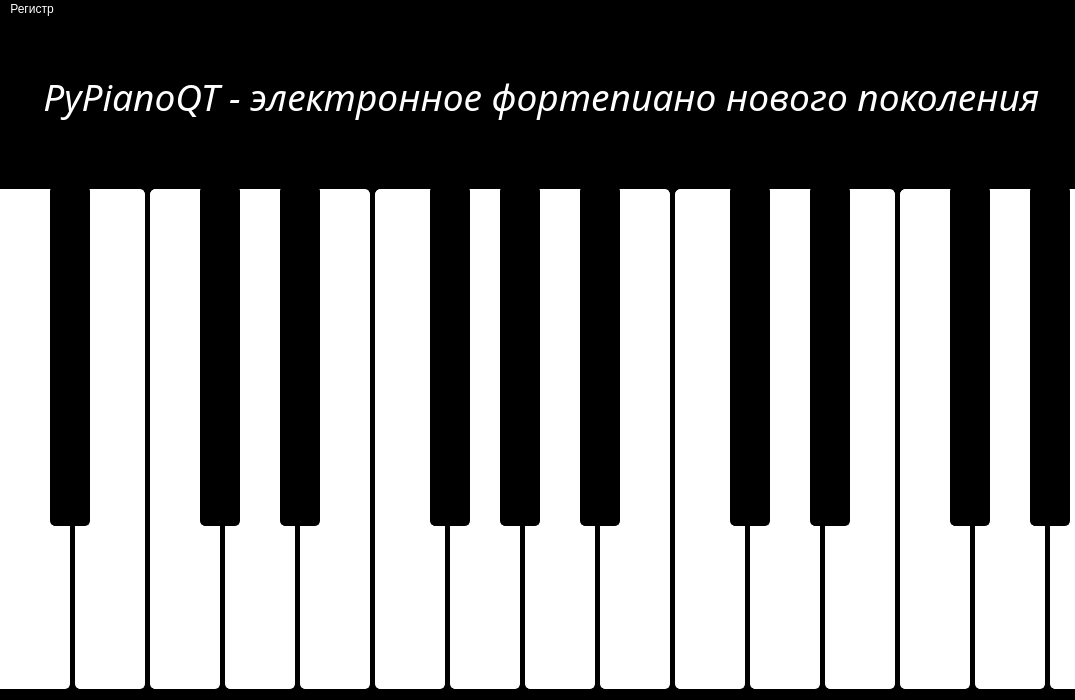
<?xml version="1.0" encoding="UTF-8"?>
<ui version="4.0">
 <class>MainWindow</class>
 <widget class="QMainWindow" name="MainWindow">
  <property name="geometry">
   <rect>
    <x>0</x>
    <y>0</y>
    <width>1075</width>
    <height>700</height>
   </rect>
  </property>
  <property name="maximumSize">
   <size>
    <width>1075</width>
    <height>700</height>
   </size>
  </property>
  <property name="windowTitle">
   <string>PyPianoQT</string>
  </property>
  <property name="styleSheet">
   <string notr="true"/>
  </property>
  <widget class="QWidget" name="centralwidget">
   <property name="styleSheet">
    <string notr="true">background-color: black</string>
   </property>
   <widget class="QPushButton" name="a">
    <property name="geometry">
     <rect>
      <x>-11</x>
      <y>170</y>
      <width>81</width>
      <height>500</height>
     </rect>
    </property>
    <property name="sizePolicy">
     <sizepolicy hsizetype="Minimum" vsizetype="Fixed">
      <horstretch>0</horstretch>
      <verstretch>0</verstretch>
     </sizepolicy>
    </property>
    <property name="minimumSize">
     <size>
      <width>0</width>
      <height>0</height>
     </size>
    </property>
    <property name="sizeIncrement">
     <size>
      <width>0</width>
      <height>0</height>
     </size>
    </property>
    <property name="baseSize">
     <size>
      <width>0</width>
      <height>0</height>
     </size>
    </property>
    <property name="font">
     <font>
      <family>Cramaten</family>
      <pointsize>26</pointsize>
      <weight>50</weight>
      <italic>false</italic>
      <bold>false</bold>
      <underline>false</underline>
      <strikeout>false</strikeout>
      <kerning>true</kerning>
     </font>
    </property>
    <property name="layoutDirection">
     <enum>Qt::LeftToRight</enum>
    </property>
    <property name="styleSheet">
     <string notr="true">QPushButton {
	background-color: white;
	font: 26pt &quot;Cramaten&quot;;
	font: 26pt &quot;Cramaten&quot;;
	border: 1px solid white;
	border-radius: 5;
	color: black;
}

QPushButton:pressed {
	background-color: grey;
	border: 1px solid grey;
	border-radius: 5
}
</string>
    </property>
    <property name="text">
     <string/>
    </property>
    <property name="iconSize">
     <size>
      <width>16</width>
      <height>16</height>
     </size>
    </property>
    <attribute name="buttonGroup">
     <string notr="true">buttonGroup_keys</string>
    </attribute>
   </widget>
   <widget class="QPushButton" name="b">
    <property name="geometry">
     <rect>
      <x>50</x>
      <y>167</y>
      <width>40</width>
      <height>340</height>
     </rect>
    </property>
    <property name="font">
     <font>
      <family>Cramaten</family>
      <pointsize>26</pointsize>
      <weight>50</weight>
      <italic>false</italic>
      <bold>false</bold>
     </font>
    </property>
    <property name="layoutDirection">
     <enum>Qt::LeftToRight</enum>
    </property>
    <property name="styleSheet">
     <string notr="true">QPushButton {
	background-color: black;
	font: 16pt &quot;Cramaten&quot;;
	font: 20pt &quot;Cramaten&quot;;
	font: 20pt &quot;Cramaten&quot;;
	font: 26pt &quot;Cramaten&quot;;
	border: 1px solid black;
	border-radius: 5;
	color: white;
}

QPushButton:pressed {
	background-color: grey;
	border: 1px solid grey;
	border-radius: 5
}

</string>
    </property>
    <property name="text">
     <string/>
    </property>
    <attribute name="buttonGroup">
     <string notr="true">buttonGroup_keys</string>
    </attribute>
   </widget>
   <widget class="QPushButton" name="c">
    <property name="geometry">
     <rect>
      <x>75</x>
      <y>170</y>
      <width>70</width>
      <height>500</height>
     </rect>
    </property>
    <property name="layoutDirection">
     <enum>Qt::LeftToRight</enum>
    </property>
    <property name="styleSheet">
     <string notr="true">QPushButton {
	background-color: white;
	font: 26pt &quot;Cramaten&quot;;
	font: 26pt &quot;Cramaten&quot;;
	border: 1px solid white;
	border-radius: 5;
	color: black;
}

QPushButton:pressed {
	background-color: grey;
	border: 1px solid grey;
	border-radius: 5
}
</string>
    </property>
    <property name="text">
     <string/>
    </property>
    <attribute name="buttonGroup">
     <string notr="true">buttonGroup_keys</string>
    </attribute>
   </widget>
   <widget class="QPushButton" name="d">
    <property name="geometry">
     <rect>
      <x>150</x>
      <y>170</y>
      <width>70</width>
      <height>500</height>
     </rect>
    </property>
    <property name="layoutDirection">
     <enum>Qt::LeftToRight</enum>
    </property>
    <property name="styleSheet">
     <string notr="true">QPushButton {
	background-color: white;
	font: 26pt &quot;Cramaten&quot;;
	font: 26pt &quot;Cramaten&quot;;
	border: 1px solid white;
	border-radius: 5;
	color: black;
}

QPushButton:pressed {
	background-color: grey;
	border: 1px solid grey;
	border-radius: 5
}
</string>
    </property>
    <property name="text">
     <string/>
    </property>
    <attribute name="buttonGroup">
     <string notr="true">buttonGroup_keys</string>
    </attribute>
   </widget>
   <widget class="QPushButton" name="e">
    <property name="geometry">
     <rect>
      <x>200</x>
      <y>167</y>
      <width>40</width>
      <height>340</height>
     </rect>
    </property>
    <property name="font">
     <font>
      <family>Cramaten</family>
      <pointsize>26</pointsize>
      <weight>50</weight>
      <italic>false</italic>
      <bold>false</bold>
     </font>
    </property>
    <property name="layoutDirection">
     <enum>Qt::LeftToRight</enum>
    </property>
    <property name="styleSheet">
     <string notr="true">QPushButton {
	background-color: black;
	font: 16pt &quot;Cramaten&quot;;
	font: 20pt &quot;Cramaten&quot;;
	font: 20pt &quot;Cramaten&quot;;
	font: 26pt &quot;Cramaten&quot;;
	border: 1px solid black;
	border-radius: 5;
	color: white;
}

QPushButton:pressed {
	background-color: grey;
	border: 1px solid grey;
	border-radius: 5
}

</string>
    </property>
    <property name="text">
     <string/>
    </property>
    <attribute name="buttonGroup">
     <string notr="true">buttonGroup_keys</string>
    </attribute>
   </widget>
   <widget class="QPushButton" name="f">
    <property name="geometry">
     <rect>
      <x>225</x>
      <y>170</y>
      <width>70</width>
      <height>500</height>
     </rect>
    </property>
    <property name="layoutDirection">
     <enum>Qt::LeftToRight</enum>
    </property>
    <property name="styleSheet">
     <string notr="true">QPushButton {
	background-color: white;
	font: 26pt &quot;Cramaten&quot;;
	font: 26pt &quot;Cramaten&quot;;
	border: 1px solid white;
	border-radius: 5;
	color: black;
}

QPushButton:pressed {
	background-color: grey;
	border: 1px solid grey;
	border-radius: 5
}
</string>
    </property>
    <property name="text">
     <string/>
    </property>
    <attribute name="buttonGroup">
     <string notr="true">buttonGroup_keys</string>
    </attribute>
   </widget>
   <widget class="QPushButton" name="g">
    <property name="geometry">
     <rect>
      <x>280</x>
      <y>167</y>
      <width>40</width>
      <height>340</height>
     </rect>
    </property>
    <property name="font">
     <font>
      <family>Cramaten</family>
      <pointsize>26</pointsize>
      <weight>50</weight>
      <italic>false</italic>
      <bold>false</bold>
     </font>
    </property>
    <property name="layoutDirection">
     <enum>Qt::LeftToRight</enum>
    </property>
    <property name="styleSheet">
     <string notr="true">QPushButton {
	background-color: black;
	font: 16pt &quot;Cramaten&quot;;
	font: 20pt &quot;Cramaten&quot;;
	font: 20pt &quot;Cramaten&quot;;
	font: 26pt &quot;Cramaten&quot;;
	border: 1px solid black;
	border-radius: 5;
	color: white;
}

QPushButton:pressed {
	background-color: grey;
	border: 1px solid grey;
	border-radius: 5
}

</string>
    </property>
    <property name="text">
     <string/>
    </property>
    <attribute name="buttonGroup">
     <string notr="true">buttonGroup_keys</string>
    </attribute>
   </widget>
   <widget class="QPushButton" name="h">
    <property name="geometry">
     <rect>
      <x>300</x>
      <y>170</y>
      <width>70</width>
      <height>500</height>
     </rect>
    </property>
    <property name="layoutDirection">
     <enum>Qt::LeftToRight</enum>
    </property>
    <property name="styleSheet">
     <string notr="true">QPushButton {
	background-color: white;
	font: 26pt &quot;Cramaten&quot;;
	font: 26pt &quot;Cramaten&quot;;
	border: 1px solid white;
	border-radius: 5;
	color: black;
}

QPushButton:pressed {
	background-color: grey;
	border: 1px solid grey;
	border-radius: 5
}
</string>
    </property>
    <property name="text">
     <string/>
    </property>
    <attribute name="buttonGroup">
     <string notr="true">buttonGroup_keys</string>
    </attribute>
   </widget>
   <widget class="QPushButton" name="i">
    <property name="geometry">
     <rect>
      <x>375</x>
      <y>170</y>
      <width>70</width>
      <height>500</height>
     </rect>
    </property>
    <property name="layoutDirection">
     <enum>Qt::LeftToRight</enum>
    </property>
    <property name="styleSheet">
     <string notr="true">QPushButton {
	background-color: white;
	font: 26pt &quot;Cramaten&quot;;
	font: 26pt &quot;Cramaten&quot;;
	border: 1px solid white;
	border-radius: 5;
	color: black;
}

QPushButton:pressed {
	background-color: grey;
	border: 1px solid grey;
	border-radius: 5
}
</string>
    </property>
    <property name="text">
     <string/>
    </property>
    <attribute name="buttonGroup">
     <string notr="true">buttonGroup_keys</string>
    </attribute>
   </widget>
   <widget class="QPushButton" name="j">
    <property name="geometry">
     <rect>
      <x>430</x>
      <y>167</y>
      <width>40</width>
      <height>340</height>
     </rect>
    </property>
    <property name="font">
     <font>
      <family>Cramaten</family>
      <pointsize>26</pointsize>
      <weight>50</weight>
      <italic>false</italic>
      <bold>false</bold>
     </font>
    </property>
    <property name="layoutDirection">
     <enum>Qt::LeftToRight</enum>
    </property>
    <property name="styleSheet">
     <string notr="true">QPushButton {
	background-color: black;
	font: 16pt &quot;Cramaten&quot;;
	font: 20pt &quot;Cramaten&quot;;
	font: 20pt &quot;Cramaten&quot;;
	font: 26pt &quot;Cramaten&quot;;
	border: 1px solid black;
	border-radius: 5;
	color: white;
}

QPushButton:pressed {
	background-color: grey;
	border: 1px solid grey;
	border-radius: 5
}

</string>
    </property>
    <property name="text">
     <string/>
    </property>
    <attribute name="buttonGroup">
     <string notr="true">buttonGroup_keys</string>
    </attribute>
   </widget>
   <widget class="QPushButton" name="k">
    <property name="geometry">
     <rect>
      <x>450</x>
      <y>170</y>
      <width>70</width>
      <height>500</height>
     </rect>
    </property>
    <property name="layoutDirection">
     <enum>Qt::LeftToRight</enum>
    </property>
    <property name="styleSheet">
     <string notr="true">QPushButton {
	background-color: white;
	font: 26pt &quot;Cramaten&quot;;
	font: 26pt &quot;Cramaten&quot;;
	border: 1px solid white;
	border-radius: 5;
	color: black;
}

QPushButton:pressed {
	background-color: grey;
	border: 1px solid grey;
	border-radius: 5
}
</string>
    </property>
    <property name="text">
     <string/>
    </property>
    <attribute name="buttonGroup">
     <string notr="true">buttonGroup_keys</string>
    </attribute>
   </widget>
   <widget class="QPushButton" name="l">
    <property name="geometry">
     <rect>
      <x>500</x>
      <y>167</y>
      <width>40</width>
      <height>340</height>
     </rect>
    </property>
    <property name="font">
     <font>
      <family>Cramaten</family>
      <pointsize>26</pointsize>
      <weight>50</weight>
      <italic>false</italic>
      <bold>false</bold>
     </font>
    </property>
    <property name="layoutDirection">
     <enum>Qt::LeftToRight</enum>
    </property>
    <property name="styleSheet">
     <string notr="true">QPushButton {
	background-color: black;
	font: 16pt &quot;Cramaten&quot;;
	font: 20pt &quot;Cramaten&quot;;
	font: 20pt &quot;Cramaten&quot;;
	font: 26pt &quot;Cramaten&quot;;
	border: 1px solid black;
	border-radius: 5;
	color: white;
}

QPushButton:pressed {
	background-color: grey;
	border: 1px solid grey;
	border-radius: 5
}

</string>
    </property>
    <property name="text">
     <string/>
    </property>
    <attribute name="buttonGroup">
     <string notr="true">buttonGroup_keys</string>
    </attribute>
   </widget>
   <widget class="QPushButton" name="m">
    <property name="geometry">
     <rect>
      <x>525</x>
      <y>170</y>
      <width>70</width>
      <height>500</height>
     </rect>
    </property>
    <property name="layoutDirection">
     <enum>Qt::LeftToRight</enum>
    </property>
    <property name="styleSheet">
     <string notr="true">QPushButton {
	background-color: white;
	font: 26pt &quot;Cramaten&quot;;
	font: 26pt &quot;Cramaten&quot;;
	border: 1px solid white;
	border-radius: 5;
	color: black;
}

QPushButton:pressed {
	background-color: grey;
	border: 1px solid grey;
	border-radius: 5
}
</string>
    </property>
    <property name="text">
     <string/>
    </property>
    <attribute name="buttonGroup">
     <string notr="true">buttonGroup_keys</string>
    </attribute>
   </widget>
   <widget class="QPushButton" name="n">
    <property name="geometry">
     <rect>
      <x>580</x>
      <y>167</y>
      <width>40</width>
      <height>340</height>
     </rect>
    </property>
    <property name="font">
     <font>
      <family>Cramaten</family>
      <pointsize>26</pointsize>
      <weight>50</weight>
      <italic>false</italic>
      <bold>false</bold>
     </font>
    </property>
    <property name="layoutDirection">
     <enum>Qt::LeftToRight</enum>
    </property>
    <property name="styleSheet">
     <string notr="true">QPushButton {
	background-color: black;
	font: 16pt &quot;Cramaten&quot;;
	font: 20pt &quot;Cramaten&quot;;
	font: 20pt &quot;Cramaten&quot;;
	font: 26pt &quot;Cramaten&quot;;
	border: 1px solid black;
	border-radius: 5;
	color: white;
}

QPushButton:pressed {
	background-color: grey;
	border: 1px solid grey;
	border-radius: 5
}

</string>
    </property>
    <property name="text">
     <string/>
    </property>
    <attribute name="buttonGroup">
     <string notr="true">buttonGroup_keys</string>
    </attribute>
   </widget>
   <widget class="QPushButton" name="o">
    <property name="geometry">
     <rect>
      <x>600</x>
      <y>170</y>
      <width>70</width>
      <height>500</height>
     </rect>
    </property>
    <property name="layoutDirection">
     <enum>Qt::LeftToRight</enum>
    </property>
    <property name="styleSheet">
     <string notr="true">QPushButton {
	background-color: white;
	font: 26pt &quot;Cramaten&quot;;
	font: 26pt &quot;Cramaten&quot;;
	border: 1px solid white;
	border-radius: 5;
	color: black;
}

QPushButton:pressed {
	background-color: grey;
	border: 1px solid grey;
	border-radius: 5
}
</string>
    </property>
    <property name="text">
     <string/>
    </property>
    <attribute name="buttonGroup">
     <string notr="true">buttonGroup_keys</string>
    </attribute>
   </widget>
   <widget class="QPushButton" name="p">
    <property name="geometry">
     <rect>
      <x>675</x>
      <y>170</y>
      <width>70</width>
      <height>500</height>
     </rect>
    </property>
    <property name="layoutDirection">
     <enum>Qt::LeftToRight</enum>
    </property>
    <property name="styleSheet">
     <string notr="true">QPushButton {
	background-color: white;
	font: 26pt &quot;Cramaten&quot;;
	font: 26pt &quot;Cramaten&quot;;
	border: 1px solid white;
	border-radius: 5;
	color: black;
}

QPushButton:pressed {
	background-color: grey;
	border: 1px solid grey;
	border-radius: 5
}
</string>
    </property>
    <property name="text">
     <string/>
    </property>
    <attribute name="buttonGroup">
     <string notr="true">buttonGroup_keys</string>
    </attribute>
   </widget>
   <widget class="QPushButton" name="q">
    <property name="geometry">
     <rect>
      <x>730</x>
      <y>167</y>
      <width>40</width>
      <height>340</height>
     </rect>
    </property>
    <property name="font">
     <font>
      <family>Cramaten</family>
      <pointsize>26</pointsize>
      <weight>50</weight>
      <italic>false</italic>
      <bold>false</bold>
     </font>
    </property>
    <property name="layoutDirection">
     <enum>Qt::LeftToRight</enum>
    </property>
    <property name="styleSheet">
     <string notr="true">QPushButton {
	background-color: black;
	font: 16pt &quot;Cramaten&quot;;
	font: 20pt &quot;Cramaten&quot;;
	font: 20pt &quot;Cramaten&quot;;
	font: 26pt &quot;Cramaten&quot;;
	border: 1px solid black;
	border-radius: 5;
	color: white;
}

QPushButton:pressed {
	background-color: grey;
	border: 1px solid grey;
	border-radius: 5
}

</string>
    </property>
    <property name="text">
     <string/>
    </property>
    <attribute name="buttonGroup">
     <string notr="true">buttonGroup_keys</string>
    </attribute>
   </widget>
   <widget class="QPushButton" name="r">
    <property name="geometry">
     <rect>
      <x>750</x>
      <y>170</y>
      <width>70</width>
      <height>500</height>
     </rect>
    </property>
    <property name="layoutDirection">
     <enum>Qt::LeftToRight</enum>
    </property>
    <property name="styleSheet">
     <string notr="true">QPushButton {
	background-color: white;
	font: 26pt &quot;Cramaten&quot;;
	font: 26pt &quot;Cramaten&quot;;
	border: 1px solid white;
	border-radius: 5;
	color: black;
}

QPushButton:pressed {
	background-color: grey;
	border: 1px solid grey;
	border-radius: 5
}
</string>
    </property>
    <property name="text">
     <string/>
    </property>
    <attribute name="buttonGroup">
     <string notr="true">buttonGroup_keys</string>
    </attribute>
   </widget>
   <widget class="QPushButton" name="s">
    <property name="geometry">
     <rect>
      <x>810</x>
      <y>167</y>
      <width>40</width>
      <height>340</height>
     </rect>
    </property>
    <property name="font">
     <font>
      <family>Cramaten</family>
      <pointsize>26</pointsize>
      <weight>50</weight>
      <italic>false</italic>
      <bold>false</bold>
     </font>
    </property>
    <property name="layoutDirection">
     <enum>Qt::LeftToRight</enum>
    </property>
    <property name="styleSheet">
     <string notr="true">QPushButton {
	background-color: black;
	font: 16pt &quot;Cramaten&quot;;
	font: 20pt &quot;Cramaten&quot;;
	font: 20pt &quot;Cramaten&quot;;
	font: 26pt &quot;Cramaten&quot;;
	border: 1px solid black;
	border-radius: 5;
	color: white;
}

QPushButton:pressed {
	background-color: grey;
	border: 1px solid grey;
	border-radius: 5
}

</string>
    </property>
    <property name="text">
     <string/>
    </property>
    <attribute name="buttonGroup">
     <string notr="true">buttonGroup_keys</string>
    </attribute>
   </widget>
   <widget class="QPushButton" name="t">
    <property name="geometry">
     <rect>
      <x>825</x>
      <y>170</y>
      <width>70</width>
      <height>500</height>
     </rect>
    </property>
    <property name="layoutDirection">
     <enum>Qt::LeftToRight</enum>
    </property>
    <property name="styleSheet">
     <string notr="true">QPushButton {
	background-color: white;
	font: 26pt &quot;Cramaten&quot;;
	font: 26pt &quot;Cramaten&quot;;
	border: 1px solid white;
	border-radius: 5;
	color: black;
}

QPushButton:pressed {
	background-color: grey;
	border: 1px solid grey;
	border-radius: 5
}
</string>
    </property>
    <property name="text">
     <string/>
    </property>
    <attribute name="buttonGroup">
     <string notr="true">buttonGroup_keys</string>
    </attribute>
   </widget>
   <widget class="QPushButton" name="u">
    <property name="geometry">
     <rect>
      <x>900</x>
      <y>170</y>
      <width>70</width>
      <height>500</height>
     </rect>
    </property>
    <property name="layoutDirection">
     <enum>Qt::LeftToRight</enum>
    </property>
    <property name="styleSheet">
     <string notr="true">QPushButton {
	background-color: white;
	font: 26pt &quot;Cramaten&quot;;
	font: 26pt &quot;Cramaten&quot;;
	border: 1px solid white;
	border-radius: 5;
	color: black;
}

QPushButton:pressed {
	background-color: grey;
	border: 1px solid grey;
	border-radius: 5
}
</string>
    </property>
    <property name="text">
     <string/>
    </property>
    <attribute name="buttonGroup">
     <string notr="true">buttonGroup_keys</string>
    </attribute>
   </widget>
   <widget class="QPushButton" name="v">
    <property name="geometry">
     <rect>
      <x>950</x>
      <y>167</y>
      <width>40</width>
      <height>340</height>
     </rect>
    </property>
    <property name="font">
     <font>
      <family>Cramaten</family>
      <pointsize>26</pointsize>
      <weight>50</weight>
      <italic>false</italic>
      <bold>false</bold>
     </font>
    </property>
    <property name="layoutDirection">
     <enum>Qt::LeftToRight</enum>
    </property>
    <property name="styleSheet">
     <string notr="true">QPushButton {
	background-color: black;
	font: 16pt &quot;Cramaten&quot;;
	font: 20pt &quot;Cramaten&quot;;
	font: 20pt &quot;Cramaten&quot;;
	font: 26pt &quot;Cramaten&quot;;
	border: 1px solid black;
	border-radius: 5;
	color: white;
}

QPushButton:pressed {
	background-color: grey;
	border: 1px solid grey;
	border-radius: 5
}

</string>
    </property>
    <property name="text">
     <string/>
    </property>
    <attribute name="buttonGroup">
     <string notr="true">buttonGroup_keys</string>
    </attribute>
   </widget>
   <widget class="QPushButton" name="w">
    <property name="geometry">
     <rect>
      <x>975</x>
      <y>170</y>
      <width>70</width>
      <height>500</height>
     </rect>
    </property>
    <property name="layoutDirection">
     <enum>Qt::LeftToRight</enum>
    </property>
    <property name="styleSheet">
     <string notr="true">QPushButton {
	background-color: white;
	font: 26pt &quot;Cramaten&quot;;
	font: 26pt &quot;Cramaten&quot;;
	border: 1px solid white;
	border-radius: 5;
	color: black;
}

QPushButton:pressed {
	background-color: grey;
	border: 1px solid grey;
	border-radius: 5
}
</string>
    </property>
    <property name="text">
     <string/>
    </property>
    <attribute name="buttonGroup">
     <string notr="true">buttonGroup_keys</string>
    </attribute>
   </widget>
   <widget class="QPushButton" name="x">
    <property name="geometry">
     <rect>
      <x>1030</x>
      <y>167</y>
      <width>40</width>
      <height>340</height>
     </rect>
    </property>
    <property name="font">
     <font>
      <family>Cramaten</family>
      <pointsize>26</pointsize>
      <weight>50</weight>
      <italic>false</italic>
      <bold>false</bold>
     </font>
    </property>
    <property name="layoutDirection">
     <enum>Qt::LeftToRight</enum>
    </property>
    <property name="styleSheet">
     <string notr="true">QPushButton {
	background-color: black;
	font: 16pt &quot;Cramaten&quot;;
	font: 20pt &quot;Cramaten&quot;;
	font: 20pt &quot;Cramaten&quot;;
	font: 26pt &quot;Cramaten&quot;;
	border: 1px solid black;
	border-radius: 5;
	color: white;
}

QPushButton:pressed {
	background-color: grey;
	border: 1px solid grey;
	border-radius: 5
}

</string>
    </property>
    <property name="text">
     <string/>
    </property>
    <attribute name="buttonGroup">
     <string notr="true">buttonGroup_keys</string>
    </attribute>
   </widget>
   <widget class="QPushButton" name="zzz">
    <property name="geometry">
     <rect>
      <x>1050</x>
      <y>170</y>
      <width>70</width>
      <height>500</height>
     </rect>
    </property>
    <property name="styleSheet">
     <string notr="true">background-color: white;
border: 1px solid white;
border-radius: 5;
color: black</string>
    </property>
    <property name="text">
     <string/>
    </property>
   </widget>
   <widget class="QLabel" name="zzz_2">
    <property name="geometry">
     <rect>
      <x>6</x>
      <y>-8</y>
      <width>1071</width>
      <height>171</height>
     </rect>
    </property>
    <property name="font">
     <font>
      <family>Rockwell</family>
      <pointsize>28</pointsize>
      <weight>50</weight>
      <italic>true</italic>
      <bold>false</bold>
     </font>
    </property>
    <property name="styleSheet">
     <string notr="true">background-color: black;
font: italic 28pt &quot;Rockwell&quot;;
color: white</string>
    </property>
    <property name="text">
     <string>PyPianoQT - электронное фортепиано нового поколения</string>
    </property>
    <property name="alignment">
     <set>Qt::AlignCenter</set>
    </property>
   </widget>
   <zorder>zzz</zorder>
   <zorder>a</zorder>
   <zorder>c</zorder>
   <zorder>d</zorder>
   <zorder>f</zorder>
   <zorder>h</zorder>
   <zorder>i</zorder>
   <zorder>k</zorder>
   <zorder>m</zorder>
   <zorder>o</zorder>
   <zorder>p</zorder>
   <zorder>r</zorder>
   <zorder>t</zorder>
   <zorder>u</zorder>
   <zorder>w</zorder>
   <zorder>j</zorder>
   <zorder>b</zorder>
   <zorder>e</zorder>
   <zorder>g</zorder>
   <zorder>l</zorder>
   <zorder>n</zorder>
   <zorder>q</zorder>
   <zorder>s</zorder>
   <zorder>v</zorder>
   <zorder>x</zorder>
   <zorder>zzz_2</zorder>
  </widget>
  <widget class="QMenuBar" name="menubar">
   <property name="geometry">
    <rect>
     <x>0</x>
     <y>0</y>
     <width>1075</width>
     <height>21</height>
    </rect>
   </property>
   <property name="styleSheet">
    <string notr="true">background-color: black;
color: white;</string>
   </property>
   <widget class="QMenu" name="case_">
    <property name="styleSheet">
     <string notr="true">background-color: black;
color: white;

</string>
    </property>
    <property name="title">
     <string>Регистр</string>
    </property>
    <addaction name="lower_"/>
    <addaction name="middle_"/>
    <addaction name="high_"/>
   </widget>
   <addaction name="case_"/>
  </widget>
  <action name="lower_">
   <property name="text">
    <string>Нижний</string>
   </property>
  </action>
  <action name="middle_">
   <property name="text">
    <string>Средний</string>
   </property>
  </action>
  <action name="high_">
   <property name="text">
    <string>Высокий</string>
   </property>
  </action>
  <action name="action_4">
   <property name="text">
    <string>Русский</string>
   </property>
  </action>
  <action name="action_5">
   <property name="text">
    <string>Английский</string>
   </property>
  </action>
 </widget>
 <resources/>
 <connections/>
 <buttongroups>
  <buttongroup name="buttonGroup_keys"/>
 </buttongroups>
</ui>
